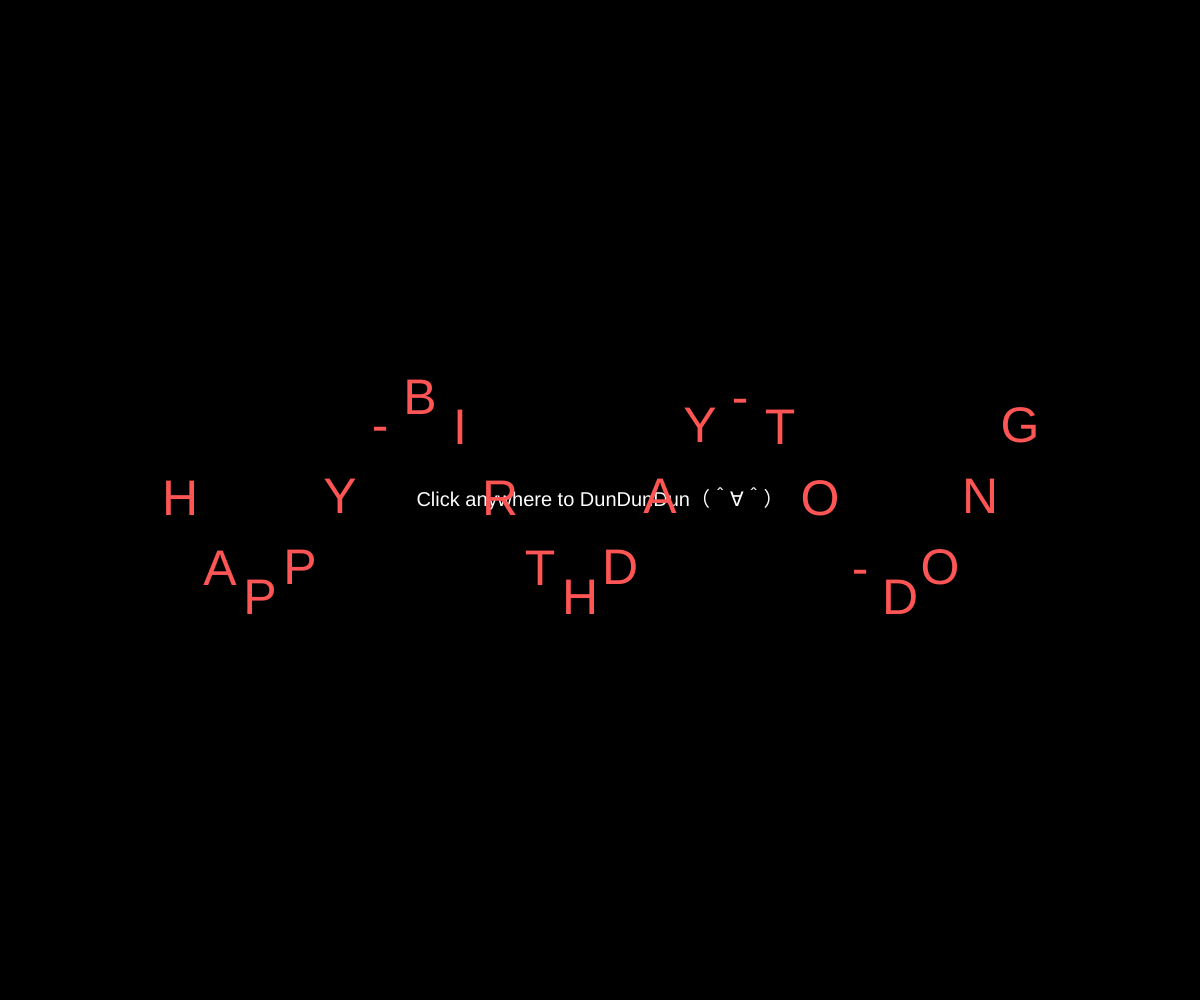
Frame 1 (no input)
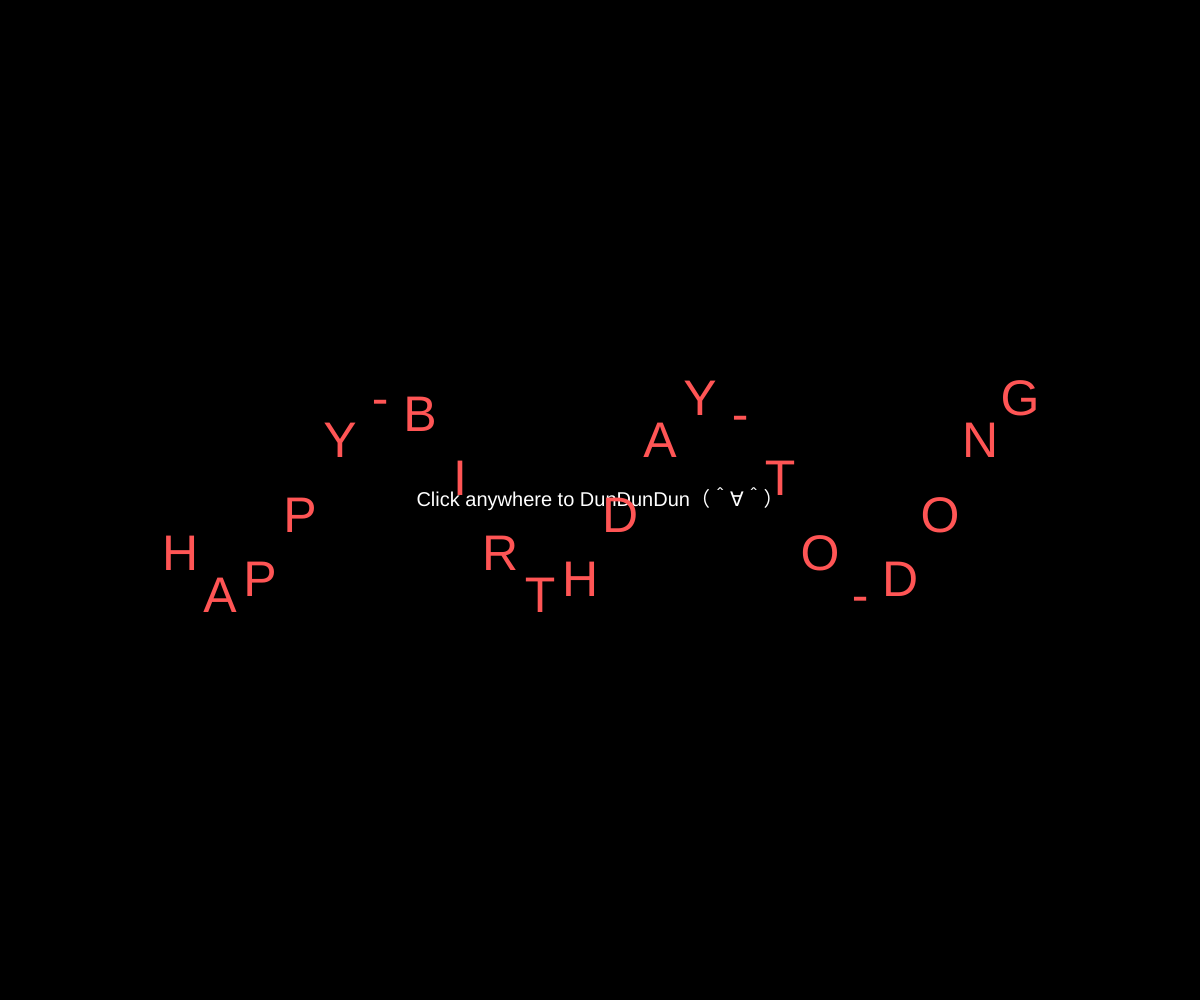
Frame 60 (no input)
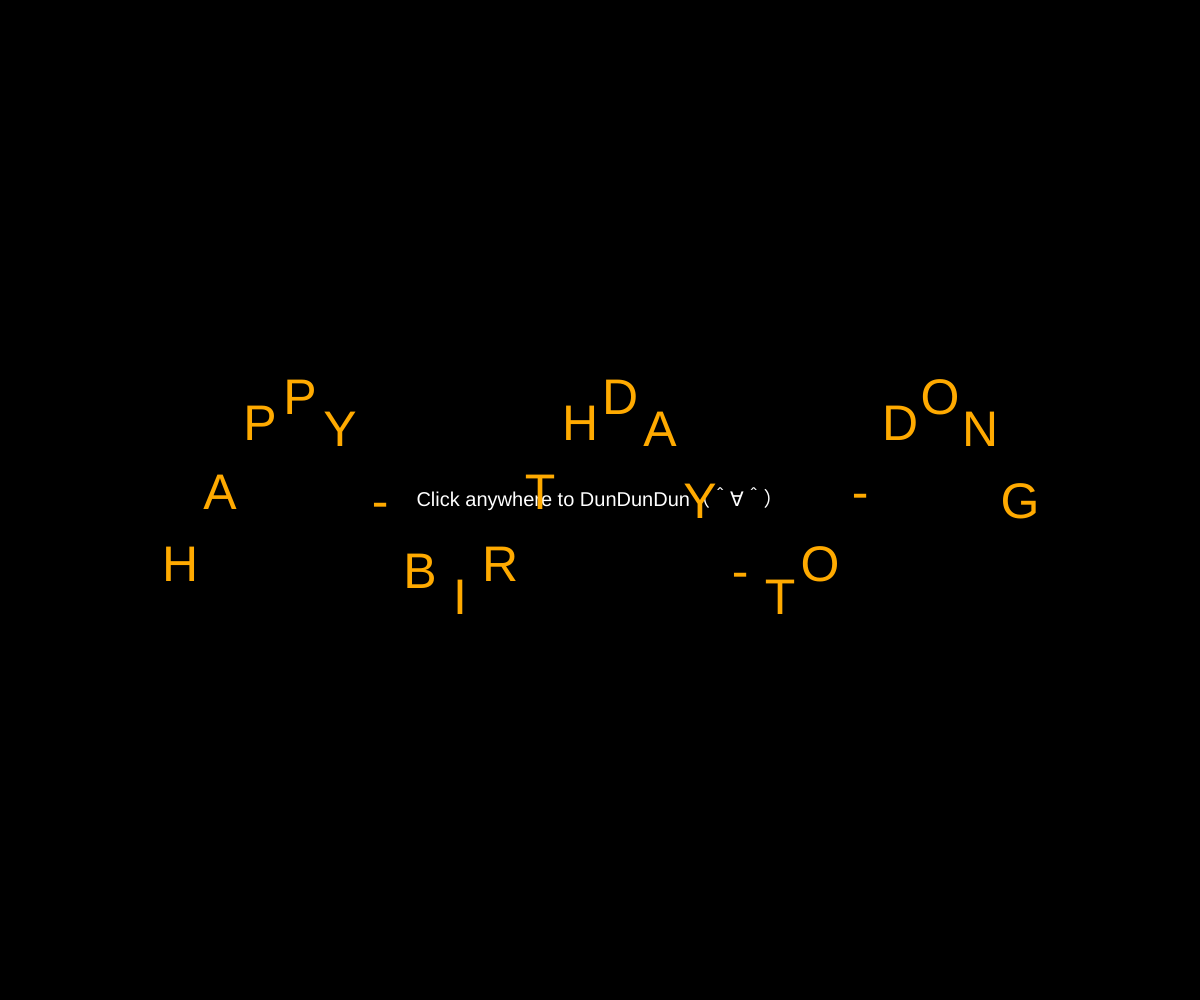
Frame 120 (the mouse pressed at the canvas centre since frame 60)

The p5.js sketch that drew these frames (run headless with seeded random() and noise() and a simulated clock; from frame 60 on, the mouse is pressed at the canvas centre):

// p5.js sketch
// ── sketch.js
let str = "HAPPY-BIRTHDAY-TO-DONG";
let xspacing = 10;
let w, h;
let theta = 0.0;
let amplitude = 100.0;
let period = 80.0;
let dx;
let yvalues;
let colors = [
  "#ff5555", // 红色
  "#ffaa00", // 橙色
  "#ffff00", // 黄色
  "#55ff55", // 绿色
  "#5555ff" // 蓝色
];
let colorIndex = 0;
let colorChangeInterval = 60;
let colorChangeCounter = 0;
let particles = [];

function setup() {
  createCanvas(windowWidth, windowHeight);
  w = width / 2;
  h = height / 2;
  dx = (TWO_PI / period) * xspacing;
  yvalues = new Array(floor(w / xspacing));
    noStroke();
}

function draw() {
  // 动态调整画布大小
  if (w != width / 2 || h != height / 2) {
    w = width / 2;
    h = height / 2;
    yvalues = new Array(floor(w / xspacing));
    dx = (TWO_PI / period) * xspacing;
  }

  // 将画布背景设置为黑色
  background(0);

  // 更新波浪的速度
  theta += map(mouseX, 0, width, 0.01, 0.05);

  // 计算波浪的高度
  calcWave();

  // 在画布中央渲染字符波浪
  push();
  translate(w, h);
  textSize(50);
  textAlign(CENTER, CENTER);
  for (let i = 0; i < str.length; i++) {
    let charX = i * 40 - (str.length * 20) + 20;
    let charY = yvalues[i];
    // 根据计数器和间隔时间来控制是否更改字符颜色
    if (colorChangeCounter >= colorChangeInterval) {
      colorIndex = (colorIndex + 1) % colors.length;
      colorChangeCounter = 0;
    }
    let c = color(colors[colorIndex]);
    fill(c);
    noStroke();
    text(str.charAt(i), charX, charY);
  }
  pop();
  
  colorChangeCounter++;
}

function calcWave() {
  let x = theta;
  for (let i = 0; i < yvalues.length; i++) {
    yvalues[i] = sin(x) * amplitude;
    x += dx;
  }
 fill(255);
  textSize(20);
  textAlign(CENTER, CENTER);
  text("Click anywhere to DunDunDun（＾∀＾）", width / 2, height / 2);

  for (let i = 0; i < particles.length; i++) {
    particles[i].display();
    particles[i].move();
    if (particles[i].isDead()) {
      particles.splice(i, 1);
    }
  }
}
function touchEnded() {
  for (let i = 0; i < 20; i++) {
    let p = new Particle(touchX, touchY);
    particles.push(p);
  }
}
function mouseClicked() {
  for (let i = 0; i < 20; i++) {
    let p = new Particle(mouseX, mouseY);
    particles.push(p);
  }
}

class Particle {
  constructor(x, y) {
    this.pos = createVector(x, y);
    this.vel = p5.Vector.random2D().mult(random(3, 5));
    this.acc = createVector(0, 0.1);
    this.size = random(5, 20);
    this.shape = int(random(3));
    this.color = color(random(255), random(255), random(255), 200);
    this.life = int(random(50, 150));
  }

  move() {
    this.vel.add(this.acc);
    this.pos.add(this.vel);
    this.life--;
  }

  isDead() {
    return this.life <= 0;
  }

  display() {
    fill(this.color);
    push();
    translate(this.pos.x, this.pos.y);
    rotate(this.vel.heading());
    switch (this.shape) {
      case 0:
        triangle(-this.size / 2, -this.size / 2, this.size / 2, -this.size / 2, 0, this.size / 2);
        break;
      case 1:
        rect(-this.size / 2, -this.size / 2, this.size, this.size);
        break;
      case 2:
        ellipse(0, 0, this.size, this.size);
        break;
    }
    pop();
  }
}
